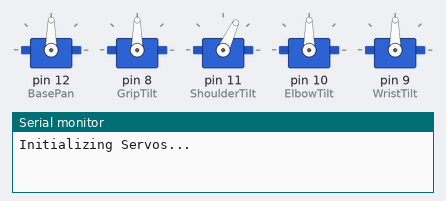
The sketch below on a simulated Arduino Uno, built with avr-gcc and run on an emulated ATmega328P. Parts: 5 × servo, the last lines printed to the serial monitor.

Above: at 0.1 s.
At 3.6 s:
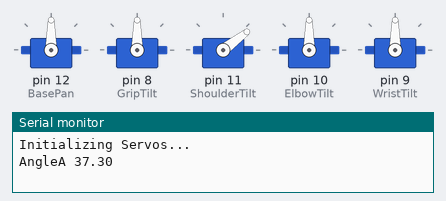
At 19.9 s:
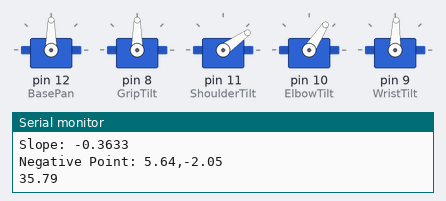
At 21.1 s:
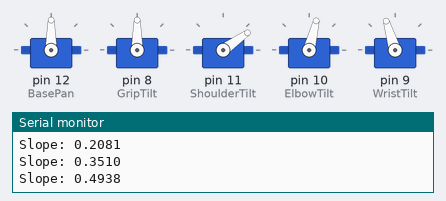
At 23.9 s:
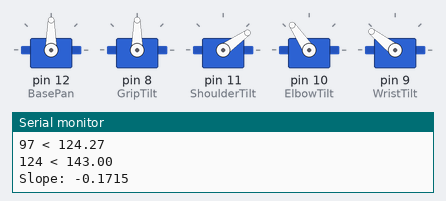
At 36.4 s:
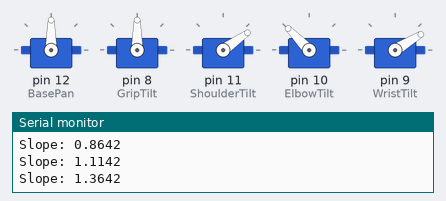
Timing chart, 0 to 40.0 s (numbered marks = the images above):
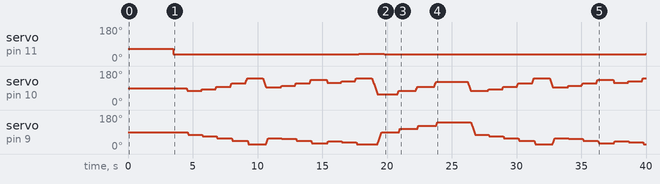

Measured:
- by itself, servo on pin 11 (ShoulderTilt): 65° → 37° at 3.5 s, → 35° 1.2 s later, → 39° 13.2 s later, → 35° 2.0 s later, … (7 changes in this stretch)

The sketch:

Final_IK_3_Sketch.ino
```cpp
#include <Servo.h>


Servo BasePan, GripTilt, ShoulderTilt, ElbowTilt, WristTilt; // create servo object to control a servo.
//Servo counting goes from 0 to 4
//Grip = 0  Wrist = 1  Elbow = 2   Shoulder = 3  Base = 4

int pos, CurrentAngle;
int i;


//****** Setup IK variables ******
#define PI 3.14159265

float ShoulderLength = 5.90551;
float ElbowLength = 3.14961;
float WristLength = 2.75591;
float Hypot, Slope, CirclePointX, CirclePointY;
float x1 = 9.84252;//Target end point.10.6
float y1 = 3.93701;//Target end point.7.5
float x2 = 0.0;//origin start point.
float y2 = 3.54331;//origin start point.
float A, B, C,
      PosXAnswer,   //positive X portion of Quadratic Equation.
      PosYAnswer,   //positive Y portion of Qudratic Equation.
      NegXAnswer,   //negative X portion of Quadratic Equation.
      NegYAnswer,   //negative Y portion of Quadratic Equation.
      Angle_A,      //Angle located at origin (0,0).
      Angle_A_Temp, //Second 1/2 of Angle located at origin (0,0).Shoulder servo setting.
      Angle_B,      //Elbow servo setting.
      Angle_C;      //Wrist servo setting subtracted from 180.

//********************************


void setup()
{

  Serial.begin(9600);


  pinMode( 12, OUTPUT); //Base pin.
  pinMode( 11, OUTPUT); //Shoulder pin.
  pinMode( 10, OUTPUT); //Elbow pin.
  pinMode( 9, OUTPUT); //Wrist pin.
  pinMode( 8, OUTPUT); //Grip


  BasePan.attach(12);  // attaches the servo on pin 9 to the servo object
  GripTilt.attach(8);  // attaches the servo on pin 7 to the servo object
  ShoulderTilt.attach(11);  // attaches the servo on pin 10 to the servo object
  ElbowTilt.attach(10);  // attaches the servo on pin 11 to the servo object. Can not use Pin 11.
  WristTilt.attach(9);// attaches the servo on pin 8 to the servo object


  // Initialize servos...
  Serial.println("Initializing Servos...");
  ResetServos();

}//end setup.


void loop()
{


  for ( x1 = 3; x1 < 14; x1 = x1 + 1) {

    for (y1 = 1; y1 < 15; y1 = y1 + 1) {


//      Serial.println("*******************");
//      Serial.println();
//      Serial.print("Point: (");
//      Serial.print(x1);
//      Serial.print(",");
//      Serial.print(y1);
//      Serial.println(")");
      if ((x1 < ShoulderLength) && (y1 < ShoulderLength)) {
        Special_Calc_Point();

      }//end if x1 & y1 < ShoulderLength.
      else {

        Calc_Point();

      }//end else.
    }//end y1 for.
  }//end x1 for.


}//end Loop.


void Special_Calc_Point() {
  //******************************************************************
  //*********** Starting Special Circle Calcs ********************************
  //******************************************************************

  Hypot = sqrt(sq(x1) + sq(y1)) + WristLength;
  A = ElbowLength;//4;
  B = Hypot;//B_Value;//6.7; //check here for nan.
  C = ShoulderLength;//6;


  //*** Calculate angle A ***//
  Angle_A = acos((sq(B) + sq(C) - sq(A)) / (2 * B * C)) * (180 / PI);
  //    Angle_A_Temp = acos((sq(x1) + sq(Hypot) - sq(y1)) / (2 * x1 * Hypot))*(180 / PI); //Second 1/2 of Angle A from X axis upto Shoulder arm.
  //    Angle_A = Angle_A + Angle_A_Temp; //Second 1/2 of Angle A from X axis plus Shoulder arm angle.


  //*** Calculate angle B ***//
  Angle_B =  acos((sq(C) + sq(A) - sq(B)) / (2 * A * C)) * (180 / PI);

  //*** Calculate angle C ***//
  Angle_C = acos((sq(A) + sq(B) - sq(C)) / (2 * A * B)) * (180 / PI);
  //  Angle_C = 180 - Angle_C; //must calc larger opposite side angle.

  Angle_A = Angle_A * (1 + (Angle_A / (Angle_B + Angle_C))); // Angle A is recalculated due to the servo gearbox used.

  if (Angle_A < 35) {// Angle A is recalculated due to the servo gearbox used.
    Angle_A = 35;
  }//End if <35.


  if (!isnan(Angle_A)) {      //If Angle is a valid number.
    Serial.print("AngleA ");
    Serial.println(Angle_A);
    ShoulderTilt.write(Angle_A);
    delay(1000);
  }


  if (!isnan(Angle_B)) { //If Angle is a valid number.

    CurrentAngle = ElbowTilt.read();

    if (Angle_B > CurrentAngle) {
      Serial.print("AngleB ");
      Serial.print(CurrentAngle);
      Serial.print(" < ");
      Serial.println(Angle_B);
      for (i = CurrentAngle; i < Angle_B; i = i + 1) //if Angle_B > CurrentAngle.
      {

        ElbowTilt.write(i);
        delay(5);
      }//end for CurrentAngle.

    }//end if Angle_B > CurrentAngle.

    else
    {
      Serial.print("AngleB ");
      Serial.print(CurrentAngle);
      Serial.print(" > ");
      Serial.println(Angle_B);
      for (i = CurrentAngle; i > Angle_B; i = i - 1) //if Angle_B < CurrentAngle.
      {

        ElbowTilt.write(i);
        delay(5);
      }//end for CurrentAngle.
    }//end else.

  } //end if !isnan.


  if (!isnan(Angle_C)) { //If Angle is a valid number.

    CurrentAngle = WristTilt.read();

    if (Angle_C > CurrentAngle) {
      Serial.print("AngleC ");
      Serial.print(CurrentAngle);
      Serial.print(" < ");
      Serial.println(Angle_C);
      for (i = CurrentAngle; i < Angle_C; i = i + 1) //if Angle_C > CurrentAngle.
      {

        WristTilt.write(i);
        delay(5);
      }//end for CurrentAngle.

    }//end if Angle_C > CurrentAngle.

    else
    {
      Serial.print("AngleC ");
      Serial.print(CurrentAngle);
      Serial.print(" > ");
      Serial.println(Angle_C);
      for (i = CurrentAngle; i > Angle_C; i = i - 1) //if Angle_C < CurrentAngle.
      {

        WristTilt.write(i);
        delay(5);
      }//end for CurrentAngle.
    }//end else.

  } //end if isnan.


}//end Special_Calc_Circle.


void Calc_Point() {
  //*********** Line Calcs *********************************
  Slope = (y2 - y1) / (x2 - x1);
  Serial.print("Slope: ");
  Serial.println(Slope, 4);


  //*********** Target Circle Calcs *********************************
  A = 1 + sq(y1 / x1);
  B = (-2 * x1) + (-2 * y1 * Slope);
  C = sq(y1) + sq(x1) - sq(WristLength);


  //***************************************************************
  //************ Quadratic Equation *******************************
  //***************************************************************

  /*
  Use: sqrt (-1);  // Set to not a number...nan.
  */

  Serial.println();

  //************************//
  //*** Negative Portion ***//
  //************************//

  NegXAnswer = ((-1 * B) - (sqrt(sq(B) - (4 * A * C)))) / (2 * A); //Minus portion of Quadratic Equation.
  NegYAnswer = Slope * NegXAnswer;

  if (!isnan(NegXAnswer)) {

    Serial.print("Negative Point: ");
    Serial.print(NegXAnswer);
    Serial.print(",");
    Serial.println(NegYAnswer);
    Serial.println();

    Calc_Circle(NegXAnswer, NegYAnswer);
  }//end if Negative !isnan.

  else
  {


    //************************
    //*** Positive Portion ***
    //************************

    PosXAnswer = ((-1 * B) + (sqrt(sq(B) - (4 * A * C)))) / (2 * A); //Plus portion of Quadratic Equation.
    PosYAnswer = Slope * PosXAnswer;

    if (!isnan(PosXAnswer)) {
      Serial.print("**** Positive Point: ");
      Serial.print(PosXAnswer);
      Serial.print(",");
      Serial.println(PosYAnswer);
      Serial.println();

      Calc_Circle(PosXAnswer, PosYAnswer);

    }//end if Positive !isnan.

  }//end else.

}//end Calc_Point.


void Calc_Circle(float BXValue, float BYValue) {
  //******************************************************************
  //*********** Starting Circle Calcs ********************************
  //******************************************************************

  Hypot = sqrt(sq(BXValue) + sq(BYValue));
  A = ElbowLength;//4;
  B = Hypot;//B_Value;//6.7; //check here for nan.
  C = ShoulderLength;//6;


  // Angle_A_Temp = acos((sq(x1) + sq(Hypot) - sq(y1)) / (2 * x1 * Hypot)) * (180 / PI); //Second 1/2 of Angle A from X axis upto Shoulder arm.
  //  Angle_A = Angle_A + Angle_A_Temp; //Second 1/2 of Angle A from X axis plus Shoulder arm angle.

  //*** Calculate angle B ***//
  Angle_B =  acos((sq(C) + sq(A) - sq(B)) / (2 * A * C)) * (180 / PI);


  //*** Calculate angle C ***//
  Angle_C = acos((sq(A) + sq(B) - sq(C)) / (2 * A * B)) * (180 / PI);
  Angle_C = 180 - Angle_C; //must calc larger opposite side angle.


  //*** Calculate angle A ***//
  Angle_A = acos((sq(B) + sq(C) - sq(A)) / (2 * B * C)) * (180 / PI);

  Angle_A = Angle_A * (1 + (Angle_A / (Angle_B + Angle_C))); // Angle A is recalculated due to the servo gearbox used.

  if (Angle_A < 35) {
    Angle_A = 35;
  }//End if <35.


  if (!isnan(Angle_A)) { //If Angle is a valid number.
    Serial.println(Angle_A);
    ShoulderTilt.write(Angle_A);
    delay(1000);
  }

  if (!isnan(Angle_B)) { //If Angle is a valid number.

    CurrentAngle = ElbowTilt.read();

    if (Angle_B > CurrentAngle) {
      Serial.print(CurrentAngle);
      Serial.print(" < ");
      Serial.println(Angle_B);
      for (i = CurrentAngle; i < Angle_B; i = i + 1) //if Angle_B > CurrentAngle.
      {

        ElbowTilt.write(i);
        delay(5);
      }//end for CurrentAngle.

    }//end if Angle_B > CurrentAngle.

    else
    {
      Serial.print(CurrentAngle);
      Serial.print(" > ");
      Serial.println(Angle_B);
      for (i = CurrentAngle; i > Angle_B; i = i - 1) //if Angle_B < CurrentAngle.
      {

        ElbowTilt.write(i);
        delay(5);
      }//end for CurrentAngle.
    }//end else.

  } //end if !isnan.


  if (!isnan(Angle_C)) { //If Angle is a valid number.

    CurrentAngle = WristTilt.read();

    if (Angle_C > CurrentAngle) {
      Serial.print(CurrentAngle);
      Serial.print(" < ");
      Serial.println(Angle_C);
      for (i = CurrentAngle; i < Angle_C; i = i + 1) //if Angle_C > CurrentAngle.
      {

        WristTilt.write(i);
        delay(5);
      }//end for CurrentAngle.

    }//end if Angle_C > CurrentAngle.

    else
    {
      Serial.print(CurrentAngle);
      Serial.print(" > ");
      Serial.println(Angle_C);
      for (i = CurrentAngle; i > Angle_C; i = i - 1) //if Angle_C < CurrentAngle.
      {

        WristTilt.write(i);
        delay(5);
      }//end for CurrentAngle.
    }//end else.

  } //end if !isnan.


}//end Calc_Circle.


//*************************************************************
//                  ResetServos
//*************************************************************
void ResetServos()
{

  ShoulderTilt.write(65);//was 50.60.35.55
  delay(2000);


  ElbowTilt.write(90 );//was 60.70.50.90.40.90
  delay(500);


  WristTilt.write(90);//was 60.50.40
  delay(500);


  GripTilt.write(90); //was 40,35,90,20,60.10.45
  delay(500);


} //End ResetServos.
```
